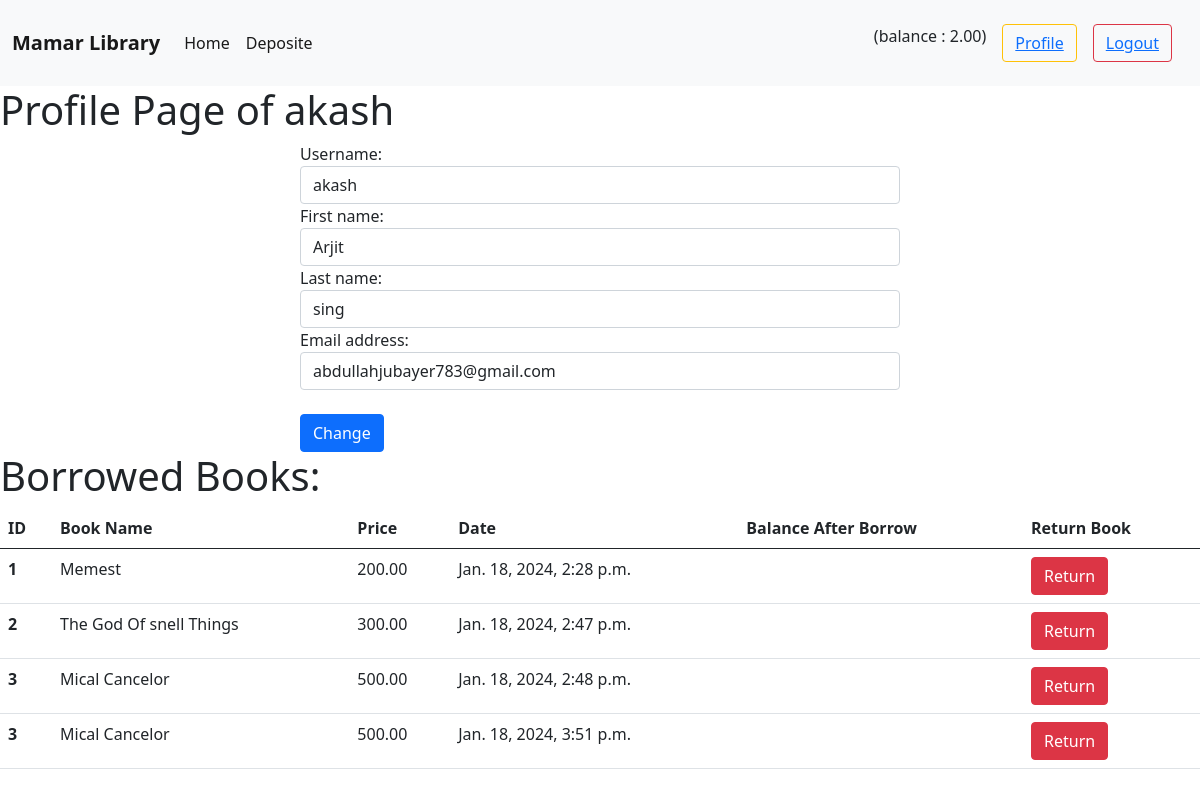
/accounts/profile/ (signed in), run on the app's committed database.
### users/models.py (models this page shows, shortened)
class UserAccountModel(models.Model):
    user = models.OneToOneField(User,related_name="account",on_delete=models.CASCADE )
    balance = models.DecimalField(default=0,max_digits=8,decimal_places=2)

### borrow_book/models.py (models this page shows, shortened)
class BorrowBookModel(models.Model):
    account = models.ForeignKey(UserAccountModel, related_name = 'borrow', on_delete = models.CASCADE)
    book = models.ForeignKey(BookModel,related_name = 'borrowed', on_delete = models.CASCADE)
    balance_after_transaction = models.DecimalField(decimal_places=2, max_digits = 12, null=True,blank = True)
    created_time = models.DateTimeField(auto_now_add=True)
    is_returnd = models.BooleanField(default = False)

### books/models.py (models this page shows, shortened)
class BookModel(models.Model):
    image = models.ImageField(upload_to ='books/media/uploads/',blank=True, null=True)
    title = models.CharField(max_length=300)
    description = models.TextField()
    catagory = models.ManyToManyField(CategorysModel)
    borrowprice = models.DecimalField(max_digits=8,decimal_places=2)

### users/views.py (the view, shortened to what this page needs)
# urls.py: path('profile/',ProfileUpdateView.as_view() , name="profile"),
class ProfileUpdateView(UpdateView):
    model = UserAccountModel
    form_class = UserDataChangeForm
    template_name = 'profile.html'
    success_url = reverse_lazy('profile')
    def get_object(self, queryset=None):
        return self.request.user
    def get_context_data(self, **kwargs):
        context = super().get_context_data(**kwargs)
        context['objects'] = BorrowBookModel.objects.all()
        return context

### users/forms.py
class UserDataChangeForm(UserChangeForm):
    password = None
    class Meta:
        model = User
        fields = ['username','first_name','last_name','email']

### users/templates/profile.html (shortened to what this page needs)
{% extends "base.html" %}
{% block content %}
<h1>Profile Page of {{user}}</h1>
{%load crispy_forms_tags %}
<form style = "width: 50% ; margin: auto;" method='post' novalidate>
  {% for fm in form %}
  {{fm.label_tag}}
  {{fm}}
  {% endfor %}
  <br/>
  <button type="submit" class="btn btn-primary">Change</button>
</form>
<h1>Borrowed Books:</h1>
<table class="table">
  <thead>
    <tr>
      <th scope="col">ID</th>
      <th scope="col">Book Name</th>
      <th scope="col">Price</th>
      <th scope="col">Date</th>
      <th scope="col">Balance After Borrow</th>
      <th scope="col">Return Book</th>
    </tr>
  </thead>
  <tbody>
  {% for obj in objects %}
    <tr>
      <th scope="row">{{obj.book.id}}</th>
      <td>{{obj.book.title}}</td>
      <td>{{obj.book.borrowprice}}</td>
      <td>{{obj.created_time}}</td>
      <td>{{obj.book.balance_after_transaction}}</td>
      <td><a class="btn btn-danger text-white" href="{% url "return" obj.book.id %}">Return</a></td>
    </tr>
    {% endfor %}
  </tbody>
</table>
{% endblock  %}

### templates/base.html (shortened to what this page needs)
<!doctype html>
<html lang="en">
  <head>
    <link href="https://cdn.jsdelivr.net/npm/bootstrap@5.0.2/dist/css/bootstrap.min.css" rel="stylesheet">
  </head>
  <body>
    <nav class="navbar navbar-expand-lg navbar-light bg-light">
        <div class="container-fluid">
          <a class="navbar-brand" href="{% url "home" %}"><strong>Mamar Library</strong></a>
          <div class="collapse navbar-collapse" id="navbarSupportedContent">
            <ul class="navbar-nav me-auto mb-2 mb-lg-0">
              <li class="nav-item">
                <a class="nav-link active" aria-current="page" href="{% url "home" %}">Home</a>
              </li>
              <li class="nav-item">
                <a class="nav-link active" aria-current="page" href="{% url "deposite" %}">Deposite</a>
              </li>
            </ul>
            <form class="d-flex m-2">
            {% if user.is_authenticated %}
            <div class="m-2">(balance : {{request.user.account.balance}})</div>
            <button class="btn btn-outline-warning m-2" type="submit"><a href="{% url "profile" %}">Profile</a></button>
              <button class="btn btn-outline-danger m-2" type="submit"><a href="{% url "logout" %}">Logout</a></button>
              {% else %}
              <button class="btn btn-outline-success m-2" type="submit"><a href="{% url "registar" %}">Signup</a></button>
              <button class="btn btn-outline-primary m-2" type="submit"><a href="{% url "login" %}">Login</a></button>
              {% endif %}
            </form>
          </div>
        </div>
      </nav>
      {% block content %}
      {% endblock  %}
  </body>
</html>

### data on the page
BorrowBookModel: book.id "1", book "Memest", book.borrowprice "200.00", created_time "Jan. 18, 2024, 2:28 p.m."
BorrowBookModel: book.id "2", book "The God Of snell Things", book.borrowprice "300.00", created_time "Jan. 18, 2024, 2:47 p.m."
BorrowBookModel: book.id "3", book "Mical Cancelor", book.borrowprice "500.00", created_time "Jan. 18, 2024, 2:48 p.m."
BorrowBookModel: book.id "3", book "Mical Cancelor", book.borrowprice "500.00", created_time "Jan. 18, 2024, 3:51 p.m."

### other printed values
{{ request.user.account.balance }} "2.00"
{{ user }} "akash"
{{ fm.label_tag }} "Username:" "First name:" "Last name:" "Email address:"
